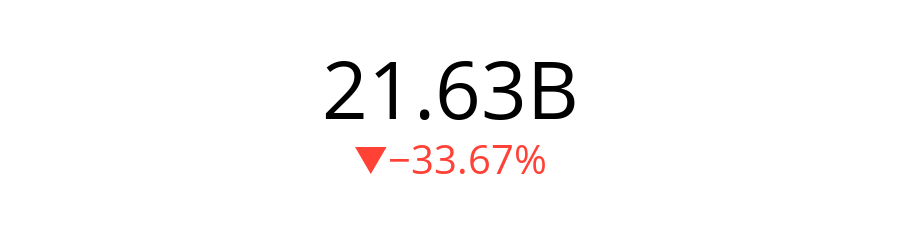

The notebook cell this image was saved under:
### Code cell
# last volume 
yesterday = pd.to_datetime(datetime.today().replace(hour=0, minute=0, second=0, microsecond=0)-timedelta(days=1))
weekly_yesterday = pd.to_datetime(datetime.today().replace(hour=0, minute=0, second=0, microsecond=0)-timedelta(days=7))
before_volume = df_coin[df_coin.index == weekly_yesterday]['Volume'][0]
last_volume = df_coin[df_coin.index == yesterday]['Volume'][0]
get_percentage_img(last_volume, before_volume)

### Figure 1 — Plotly figure (JSON) as saved in the notebook; plotly's stock layout.template omitted (floating-point values rounded to 4 significant figures)
{"data": [{"delta": {"reference": 32613897286, "relative": true, "valueformat": ".2%"}, "domain": {"x": [0, 1], "y": [0, 1]}, "mode": "number+delta", "type": "indicator", "value": 21631532270}], "layout": {"font": {"color": "black", "size": 15}, "height": 50, "margin": {"b": 10, "l": 0, "r": 0, "t": 0}}}
